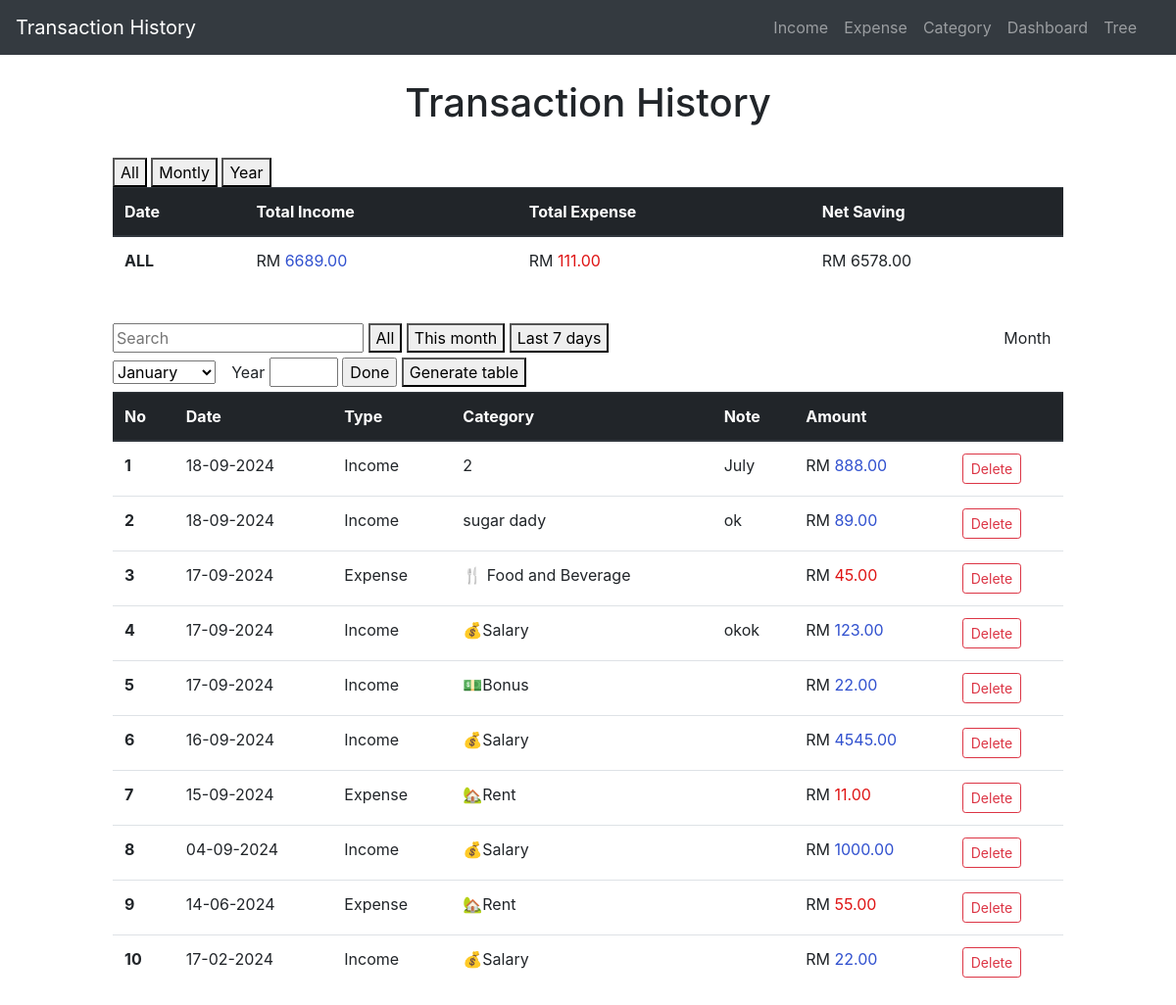
Before: / with the older database file.
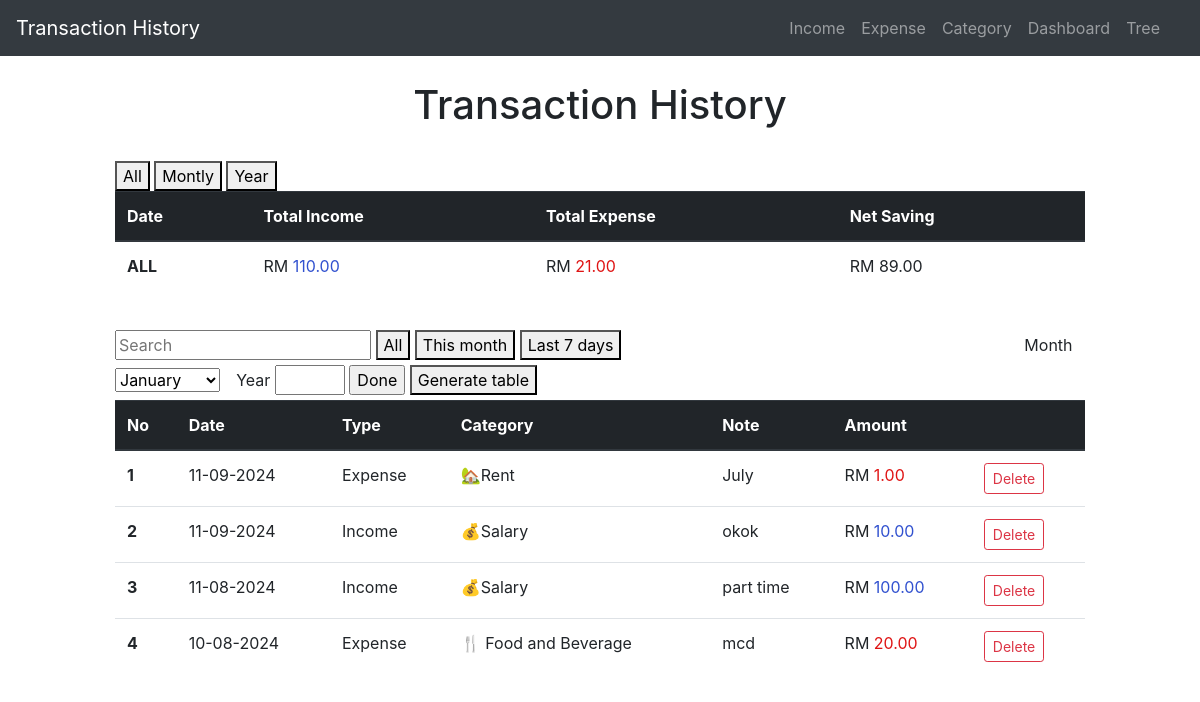
After: the same page with the newer database file.
### application/models.py (models this page shows, shortened)
class add_incomes(db.Model):
    id = db.Column(db.Integer, primary_key=True)
    amount = db.Column(db.Double, nullable=False)
    category = db.Column(db.String(30),nullable=False)
    date = db.Column(db.DateTime, nullable=False)
    type = db.Column(db.String(10), nullable=False, default= 'Income')
    nota = db.Column(db.String(15))

class add_expenses(db.Model):
    id = db.Column(db.Integer, primary_key=True)
    amount = db.Column(db.Double, nullable=False)
    category = db.Column(db.String(30),nullable=False)
    date = db.Column(db.DateTime, nullable=False)
    type = db.Column(db.String(10), nullable=False, default= 'Expense')
    nota = db.Column(db.String(15))

### application/routes.py (the view)
@app.route('/', methods = ["POST", "GET"])
def index():
    search_month_year_database()
    expenses = add_expenses.query.order_by(add_expenses.date.desc()).all()
    incomes = add_incomes.query.order_by(add_incomes.date.desc()).all()
    entries = combine_table(expenses,incomes)
    sum_expenses = db.session.query(db.func.sum(add_expenses.amount)).all()
    sum_expense = [expense[0] if expense[0] is not None else 0 for expense in sum_expenses]
    sum_incomes = db.session.query(db.func.sum(add_incomes.amount)).all()
    sum_income = [income[0] if income[0] is not None else 0 for income in sum_incomes]
    net = [round(sum_income[0] - sum_expense[0], 2)]
    return render_template('index.html', title="Transaction history", entries=entries,  sum_expense=sum_expense, sum_income=sum_income, net=net, form = this_month_table_Form())

### application/form.py
class this_month_table_Form(FlaskForm):
    year = IntegerField('Year', validators=[DataRequired(), NumberRange(min=1)])
    month = SelectField ('Month' , validators=[DataRequired()],
                                            choices  =[('1', 'January'),
                                                      ('2','February'),
                                                      ('3','March'),
                                                      ('4',' April'),
                                                      ('5','May'),
                                                      ('6','June'),
                                                      ('7','July'),
                                                      ('8','August'),
                                                      ('9','September'),
                                                      ('10','October'),
                                                      ('11','November'),
                                                      ('12','December')
                                                      ])
    submit = SubmitField('Done')

### application/routes.py (called while the page is built)
def combine_table(expenses,incomes):
    entries = []
    for expense in expenses:
        entries.append({
            'id': expense.id,
            'date': expense.date,
            'type': expense.type,
            'category': expense.category,  # Assuming a category field exists
            'amount': expense.amount,
            'nota': expense.nota
        })
    for income in incomes:
        entries.append({
            'id': income.id,
            'date': income.date,
            'type': income.type,
            'category': income.category,  # Assuming the source acts as a category
            'amount': income.amount,
            'nota': income.nota
        })
    entries.sort(key=lambda x: x['date'], reverse=True)
    return entries

def search_month_year_database():
    form = this_month_table_Form()
    if form.validate_on_submit():
        db.session.query(month_and_year).delete()
        db.session.commit()
        entry = month_and_year(month=form.month.data, year=form.year.data)
        db.session.add(entry)
        db.session.commit()

### application/templates/index.html (shortened to what this page needs)
{% extends 'layout.html' %}
{% block content %}
    <head>
    </head>
    <div class="col-sm-10 ml-auto mr-auto ">
       <center>
        <H1>Transaction History</H1>
       </center>
       <br>
       <section class="section">
            <div class="columns">
                <div class="column is-one-third is-offset-one-third">
                    <button type='button' hx-get="/net_all_table" hx-target="#net_table">All</button>
                    <button type='button' hx-get="/net_montly_table" hx-target="#net_table">Montly</button>
                    <button type='button' hx-get="/net_yearly_table" hx-target="#net_table">Year</button>
                </div>
            </div>
            <table class="table">
                <thead class="thead-dark">
                    <tr>
                        <th scope="col">Date</th>
                        <th scope="col">Total Income</th>
                        <th scope="col">Total Expense</th>
                        <th scope="col">Net Saving</th>
                    </tr>
                </thead>
                <tbody id="net_table" >
                    {% for expense in sum_expense %}
                    {% for income in sum_income %}
                    {% for net_save in net %}
                            <tr>
                                <th scope="row">ALL</th>
                                <td class="amount-field">RM <span style="color: rgb(49, 81, 207);">{{ "{:.2f}".format(income) }}</span></td>
                                <td class="amount-field">RM <span style="color: rgb(223, 20, 20);">{{ "{:.2f}".format(expense) }}</span></td>
                                <td class="amount-field">{{  'RM ' + "{:.2f}".format(net_save) }}</td>
                            </tr>
                    {% endfor %}
                    {% endfor %}
                    {% endfor %}
                </tbody>
            </table>
        </section>
        <br>
        <section class="section">
            <div class="columns">
                <div class="column is-one-third is-offset-one-third">
                        <form action="" method="POST">
                            <row>
                                <input type='text' class="input" placeholder="Search" name="q" hx-get="/search" hx-trigger="keyup changed delay:500ms" hx-target="#results">
                                <button type='button' hx-get="/default_table" hx-target="#results">All</button>
                                <button type='button' hx-get="/this_month_table" hx-target="#results">This month</button>
                                <button type='button' hx-get="/last_7days_table_income" hx-target="#results">Last 7 days</button>⠀⠀⠀⠀⠀⠀⠀⠀⠀⠀⠀⠀⠀⠀⠀⠀⠀⠀⠀⠀⠀⠀⠀⠀⠀⠀⠀⠀⠀⠀⠀⠀⠀⠀
                                        {{ form.month.label(class = "form-control-label") }}
                                        {{ form.month(class = "input is-small") }}⠀
                                        {{ form.year.label(class = "form-control-label") }}
                                        {{ form.year(class = "input is-small", style="width: 70px;") }}
                                        {{ form.submit(class = "input is-small") }}
                                <button type="submit"  hx-get="/set"  hx-target="#results">Generate table</button>
                            </row>
                        </form>
                </div>
            </div>
            <table class="table">
                <thead class="thead-dark">
                    <tr>
                        <th scope="col">No</th>
                        <th scope="col">Date</th>
                        <th scope="col">Type</th>
                        <th scope="col">Category</th>
                        <th scope="col">Note</th>
                        <th scope="col">Amount</th>
                        <th scope="col"></th>
                    </tr>
                </thead>
                <tbody id="results">
                    {% for entry in entries %}
                            <tr>
                                <th scope="row">{{loop.index}}</th>
                                <td>{{entry.date.strftime("%d-%m-%Y")}}</td>
                                <td>{{entry.type}}</td>
                                <td>{{entry.category }}</td>
                                <td>{{entry.nota }}</td>
                                {% if entry.type == 'Expense' %}
                                <td class="amount-field">RM <span style="color: rgb(223, 20, 20);">{{ "{:.2f}".format(entry.amount) }}</span></td>
                                {% else %}
                                <td class="amount-field">RM <span style="color: rgb(49, 81, 207);">{{ "{:.2f}".format(entry.amount) }}</span></td>
                                {% endif %}
                                <td><a href="{{ url_for('delete', entry_id=entry.id, entry_type=entry.type, entry_amount=entry.amount, entry_date=entry.date.strftime('%Y-%m-%d %H:%M:%S'), next=url_for('index')) }}" class="btn btn-outline-danger btn-sm">Delete</a></td>
                            </tr>
                    {% endfor %}
                </tbody>
            </table>
        </section>
    </div>
{% endblock %}

### application/templates/layout.html (shortened to what this page needs)
<!DOCTYPE html>
<html lang="en">
<head>
    <link rel="stylesheet"
        href="https://maxcdn.bootstrapcdn.com/bootstrap/4.0.0/css/bootstrap.min.css"
        href="static/styles.css"
>
</head>
<body>
    <div class="container-fluid">
        <div class="row">
            <div class="col-md-12 p-0">
                <header class="mb-4">
                    <nav class="navbar navbar-expand-lg navbar-dark bg-dark">
                        <a class="navbar-brand" href="{{ url_for('index') }}">Transaction History</a>
                        <div class="collapse navbar-collapse" id="navbarNavAltMarkup">
                            <div class="navbar-nav ml-auto mr-3">
                                <a class="nav-item nav-link" href="{{ url_for('add_income') }}">Income</a>
                                <a class="nav-item nav-link" href="{{ url_for('add_expense') }}">Expense</a>
                                <a class="nav-item nav-link" href="{{ url_for('categoryy') }}">Category</a>
                                <a class="nav-item nav-link" href="{{ url_for('dashboard') }}">Dashboard</a>
                                <a class="nav-item nav-link" href="{{ url_for('tree') }}">Tree</a>
                            </div>
                        </div>
                    </nav>
                </header>
            </div>
        </div>
        <div class="row justify-content-center">
            <div class="col-md-10"></div>
                {% block content %}{% endblock %}
            </div>
        </div>
</body>
</html>

Changed rows visible on the page:
removed add_incomes: date "18-09-2024", type "Income", category "2", nota "July", amount "888.00"
removed add_incomes: date "18-09-2024", type "Income", category "sugar dady", nota "ok", amount "89.00"
removed add_expenses: date "17-09-2024", type "Expense", category "🍴 Food and Beverage", amount "45.00"
removed add_incomes: date "17-09-2024", type "Income", category "💰Salary", nota "okok", amount "123.00"
removed add_expenses: date "15-09-2024", type "Expense", category "🏡Rent", amount "11.00"
removed add_incomes: date "04-09-2024", type "Income", category "💰Salary", amount "1000.00"
removed add_expenses: date "14-06-2024", type "Expense", category "🏡Rent", amount "55.00"
removed add_incomes: date "17-02-2024", type "Income", category "💰Salary", amount "22.00"
added add_expenses: date "11-09-2024", type "Expense", category "🏡Rent", nota "July", amount "1.00"
changed add_incomes: date "16-09-2024" → "11-09-2024"; nota (not shown) → "okok"; amount "4545.00" → "10.00"; moves up the list
changed add_incomes: date "17-09-2024" → "11-08-2024"; category "💵Bonus" → "💰Salary"; nota (not shown) → "part time"; amount "22.00" → "100.00"
added add_expenses: date "10-08-2024", type "Expense", category "🍴 Food and Beverage", nota "mcd", amount "20.00"
Other visible differences:
list line gone: "ALL RM 6689.00 RM 111.00 RM 6578.00"
new list line: "ALL RM 110.00 RM 21.00 RM 89.00"
